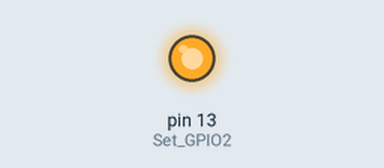
Simulated run of this sketch. Board: Arduino Uno, built with avr-gcc and run on an emulated ATmega328P. Shown: output pins drawn as LEDs (lit = HIGH).

Above: at 0.5 s.
At 5.0 s:
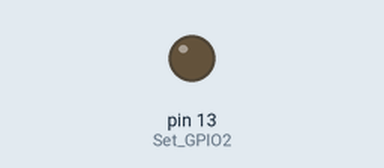
Timing chart, 0 to 6.9 s (numbered marks = the images above):
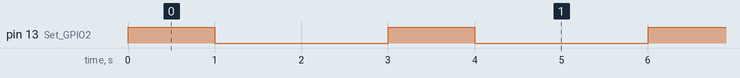

The sketch:

sketch_jan25a.ino
```cpp
void setup() {
pinMode(13, OUTPUT); // Set GPIO2 (built-in LED) as an output pin
}

// The loop function runs repeatedly
void loop() {
analogWrite(13,255);
delay(1000);
analogWrite(13,100);
delay(1000);
analogWrite(13,0);
delay(1000);
}
```

Measured:
- by itself, pin 13 (Set_GPIO2): alternates HIGH for 1.0 s and LOW for 2.0 s
